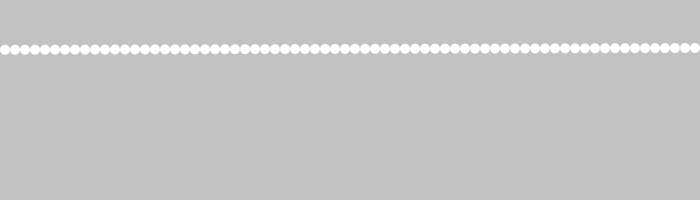
Frame 1 (no input)
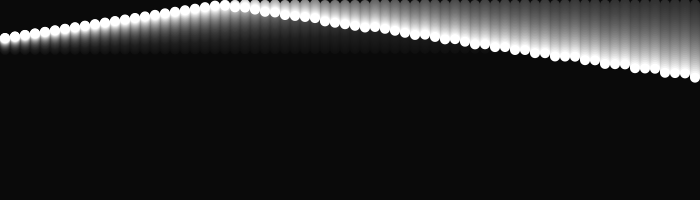
Frame 60 (the mouse pressed at the canvas centre just before this capture)
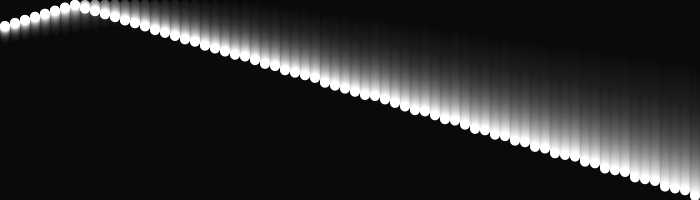
Frame 120 (the mouse held since frame 60 and released just before this capture)

The Processing sketch that drew these frames (run headless with seeded random() and noise(); from frame 60 on, the mouse is pressed at the canvas centre):

// Processing sketch: T30_arraySpots
// ── T30_arraySpots.pde
Spot[] spots;
int numSpots;

void setup(){
  size(700,200);
  numSpots = 70;
  int diam = width/numSpots;
  spots = new Spot[numSpots];
  for(int i=0; i<numSpots; i++){
    float x = diam/2 +i*diam;
    //float vel = random(0.5, 2);
    float vel = map(i, 0, numSpots, 0.2, 2.0);
    spots[i] = new Spot(x, 50, diam, vel);
    println(vel);
  }
  noStroke();
}

void draw(){
  fill(0,12);
  rect(0, 0, width, height);
  fill(255);
  for(Spot s : spots){
    s.move();
    s.display();
  }
}

class Spot{
  float posX, posY, d, velocity, dir;
    
  Spot(float x, float y, float diam, float vel){
    posX = x;
    posY = y;
    d = diam;
    velocity = vel;
    dir = -1;
  }
  
  void move(){
    posY = posY+dir*velocity;
    if((posY+d/2)>=height || (posY-d/2)<=0){
      dir = dir*(-1);
    }
  }
  void display(){ ellipse(posX, posY, d, d);}
}
